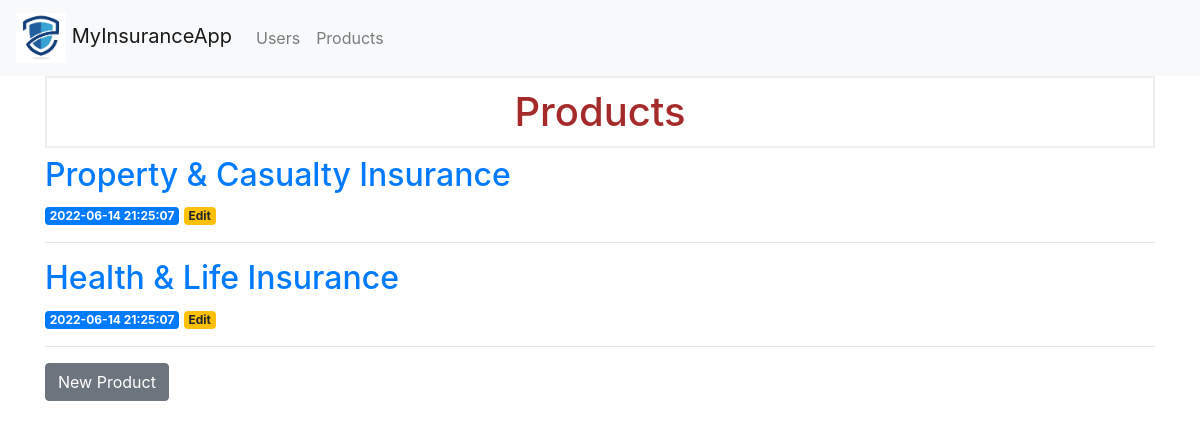
/products/, run on an earlier commit of the app's database.
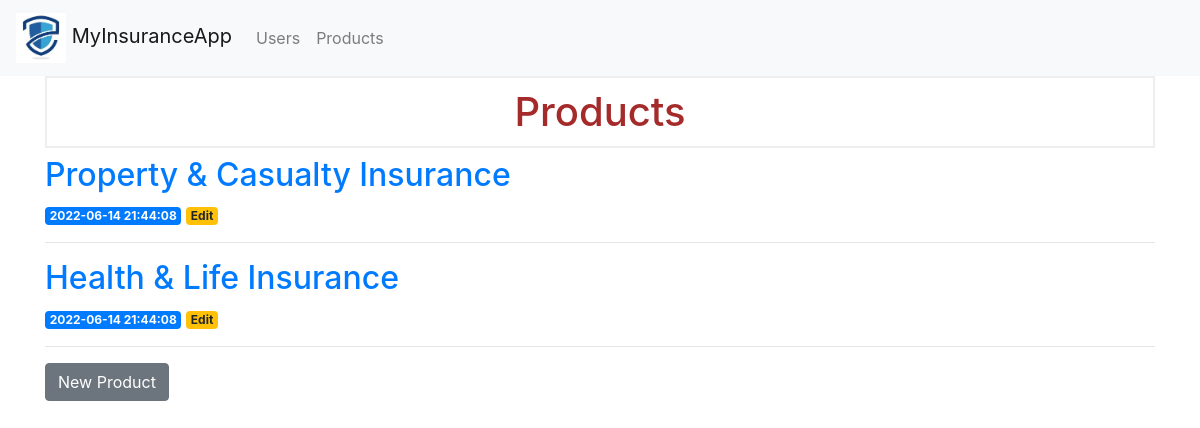
And on a later commit of the database.
### tables this page shows
CREATE TABLE products(
    id INTEGER PRIMARY KEY AUTOINCREMENT,
    created TIMESTAMP DEFAULT CURRENT_TIMESTAMP,
    name TEXT ,
    description TEXT,
    cost float ,
    is_active boolean
);

### project/controllers/web/product_controller.py (the view)
@app.route('/products/')
def products():
    products = get_products()
    return render_template('product/products.html', products=products)

### project/persistence/__init__.py (called while the page is built)
def dict_factory(cursor, row):
    d = {}
    for idx, col in enumerate(cursor.description):
        d[col[0]] = row[idx]
    return d

def get_db_connection():
    conn = sqlite3.connect('./database/database.db')
    conn.row_factory = dict_factory
    return conn

### project/persistence/products_dao.py (called while the page is built)
def get_products():
    conn = get_db_connection()
    products = conn.execute('SELECT * FROM products').fetchall()
    conn.close()
    return products

### project/templates/product/products.html
{% extends '/base.html' %}
{% block content %}
<h1>{% block title %} Products {% endblock %}</h1>
{% for product in products %}
<a href="{{ url_for('product', product_id=product['id']) }}">
    <h2>{{ product['name'] }}</h2>
</a>
<span class="badge badge-primary">{{ product['created'] }}</span>
<a href="{{ url_for('editproduct', id=product['id']) }}">
    <span class="badge badge-warning">Edit</span>
</a>
<hr> {% endfor %}
<a class="btn btn-secondary" href="{{url_for('createproduct')}}">New Product</a>
{% endblock %}

What changed in the data, as far as the page shows it:
changed products "Property & Casualty Insurance": created "2022-06-14 21:25:07" → "2022-06-14 21:44:08"
changed products "Health & Life Insurance": created "2022-06-14 21:25:07" → "2022-06-14 21:44:08"
